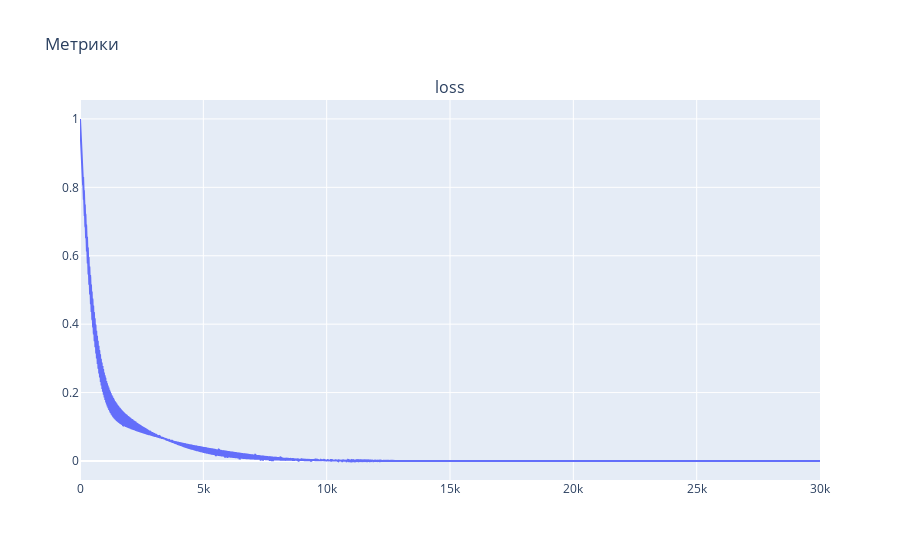

Write notebook code for a chart like this one.
### Code cell
plot_history(history, 'loss')

### Figure 1 — Plotly figure (JSON) as saved in the notebook; plotly's stock layout.template omitted (floating-point values rounded to 4 significant figures; data arrays with more than 128 entries replaced by an {"elided": "..."} marker saying what was removed)
{"data": [{"name": "loss", "type": "scatter", "x": {"elided": "30000 int values"}, "xaxis": "x", "y": {"elided": "30000 float values"}, "yaxis": "y"}], "layout": {"annotations": [{"font": {"size": 16}, "showarrow": false, "text": "loss", "x": 0.5, "xanchor": "center", "xref": "paper", "y": 1, "yanchor": "bottom", "yref": "paper"}], "title": {"text": "Метрики"}, "xaxis": {"anchor": "y", "domain": [0, 1]}, "yaxis": {"anchor": "x", "domain": [0, 1]}}}
